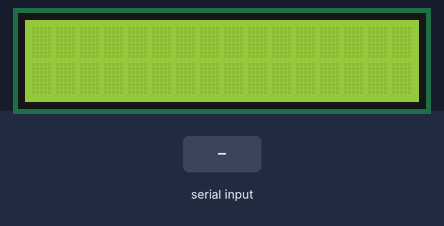
This sketch was run on a simulated Arduino Mega 2560, built with avr-gcc and run on an emulated ATmega2560. On the bench: 16×2 character LCD. Inputs (shaded band) come from the test bench.

Above: at 1.2 s.
1.3 s: "1" received over Serial
At 2.1 s:
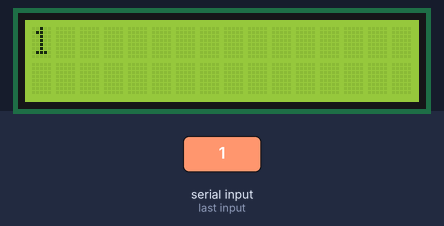
2.8 s: "0" received over Serial
At 3.2 s:
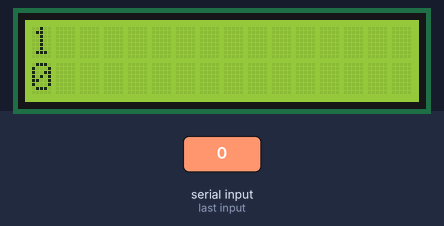
4.3 s: "2" received over Serial
At 5.6 s:
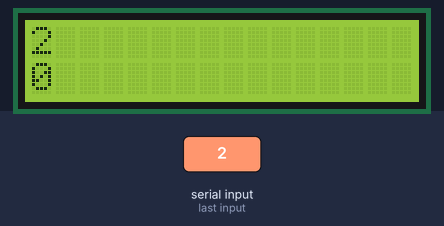
Timing chart, 0 to 7.3 s (numbered marks = the images above; inputs shaded):
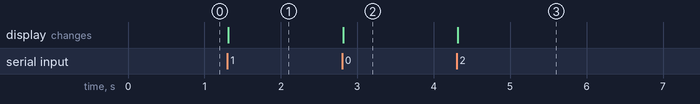

Measured:
- after the input at 1.3 s, the display: changes at once (image 1)
- after the input at 2.8 s, the display: changes at once (image 2)
- after the input at 4.3 s, the display: changes at once (image 3)

The sketch:

lcd_fromSerial.ino
```cpp
# include <LiquidCrystal.h>

#define ECHO_PIN 3
#define TRIGGER_PIN 11

# define LCD_RS_PIN 28
# define LCD_E_PIN 32
# define LCD_D4_PIN 29
# define LCD_D5_PIN 33
# define LCD_D6_PIN 4
# define LCD_D7_PIN 7


LiquidCrystal lcd(LCD_RS_PIN, LCD_E_PIN, LCD_D4_PIN, LCD_D5_PIN, LCD_D6_PIN, LCD_D7_PIN);

int row = 0;


void setup() {
  Serial.begin(115200);
  Serial.setTimeout(10);
  lcd.begin(16,2);
  lcd.clear();
}

void loop() {
  if (Serial.available() > 0){
    String serialText = Serial.readString();
    if (serialText.length() >16){
      serialText = ("Invalid message");
    }
    for (int i = serialText.length(); i < 16; i++){
      serialText += " ";
    }
    lcd.setCursor( 0, row);
    lcd.print(serialText);
    if (row == 0){
      row = 1;
    }
    else {
      row = 0;
    }
  }
}
```
